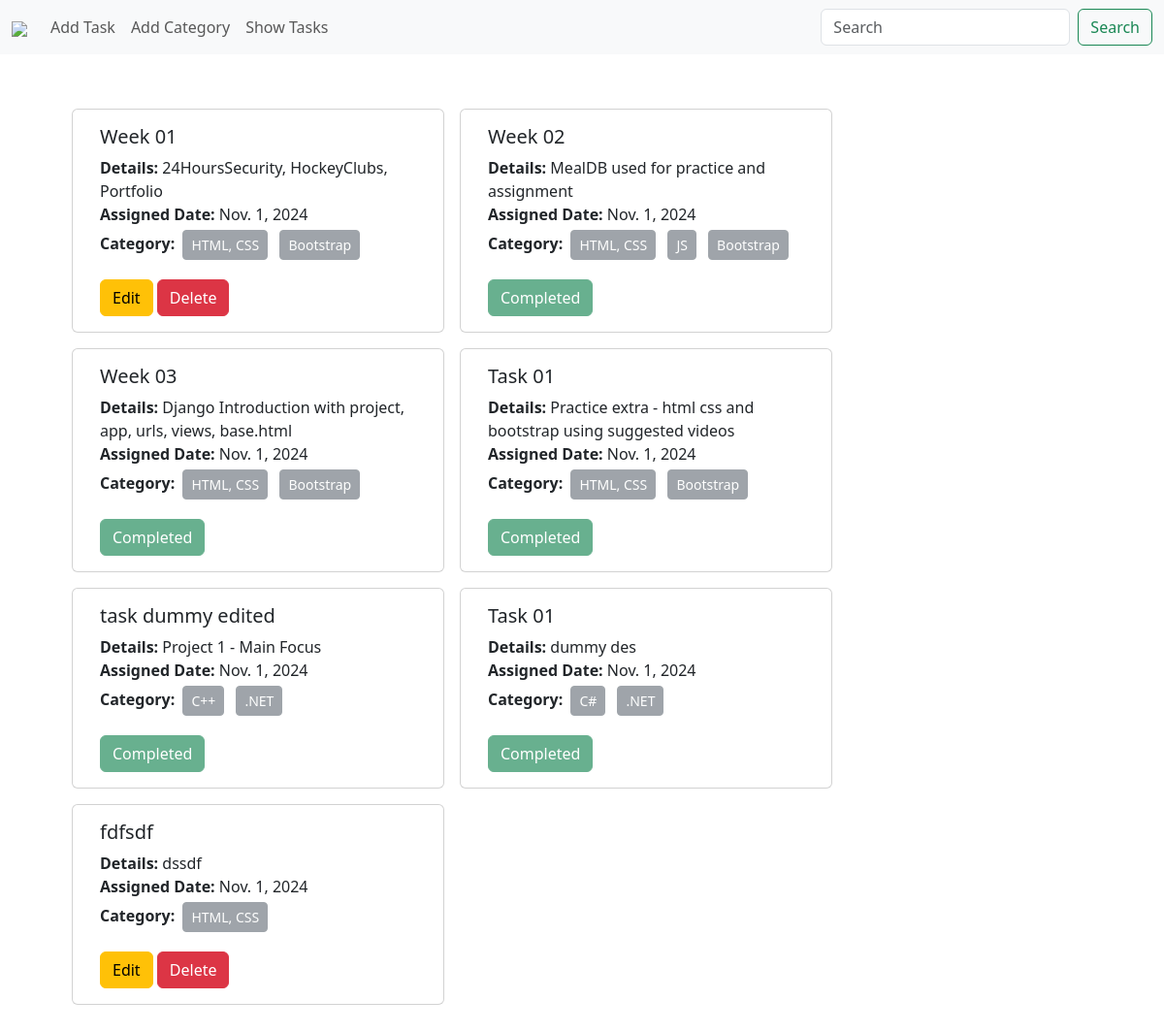
The page / on the database its author committed.
### task/models.py (models this page shows, shortened)
class TaskModel(models.Model):
    task_title = models.CharField(max_length=50)
    task_description = models.TextField(max_length=200)
    task_assign_date = models.DateField(auto_now=True)
    task_category = models.ManyToManyField(TaskCategoryModel)
    task_is_completed = models.BooleanField(default=False)

### category/models.py (models this page shows, shortened)
class TaskCategoryModel(models.Model):
    category_name = models.CharField(max_length=20)

### task_management_system/views.py (the view)
# urls.py: path('', views.index, name='index'),
def index(request):
    task = TaskModel.objects.all()
    return render(request, 'index.html', {'task' : task})

### templates/index.html (shortened to what this page needs)
{% extends "base.html" %}
{% block content %}
<div class="container p-5">
  <div class="row">
    {% for t in task %}
    <div class="card m-2" style="width: 24rem">
      <div class="card-body">
        <h5 class="card-title">{{ t.task_title }}</h5>
        <p class="card-text">
          <strong>Details:</strong> {{ t.task_description }} <br />
          <strong>Assigned Date:</strong> {{ t.task_assign_date }} <br />
          <strong>Category:</strong>
          {% for cat in t.task_category.all %}
            <button class="btn btn-sm btn-secondary m-1" disabled>
                {{ cat.category_name }}
            </button>
          {% endfor %}
        </p>
        {% if t.task_is_completed %}
            <button class="btn btn-success" disabled>Completed</button>
        {% else %}
            <a href=" {% url 'edit_task' t.pk %} " class="btn btn-warning">Edit</a>
            <a href=" {% url 'delete_task' t.pk %} " class="btn btn-danger">Delete</a>
        {% endif %}
      </div>
    </div>
    {% endfor %}
  </div>
</div>
{% endblock content %}

### templates/base.html (shortened to what this page needs)
<!DOCTYPE html>
<html lang="en">
  <head>
    <link
      href="https://cdn.jsdelivr.net/npm/bootstrap@5.3.3/dist/css/bootstrap.min.css"
      rel="stylesheet"
    />
  </head>
  <body>
    <nav class="navbar navbar-expand-lg bg-body-tertiary">
      <div class="container-fluid">
        <a class="navbar-brand" href=" {% url 'index' %} "
          ><img
            src="https://task.io/files/assets/landing-v3/logo-taskio-f0e168aa40d18c73ebcc48d1e3e7839053668897f745a387de255a30417f9e8c.png"
            width="100"
        /></a>
        <div class="collapse navbar-collapse" id="navbarSupportedContent">
          <ul class="navbar-nav me-auto mb-2 mb-lg-0">
            <li class="nav-item">
              <a class="nav-link" href=" {% url 'add_task' %} ">Add Task</a>
            </li>
            <li class="nav-item">
              <a class="nav-link" href=" {% url 'add_category' %} ">Add Category</a>
            </li>
            <li class="nav-item">
              <a class="nav-link" href=" {% url 'index' %} ">Show Tasks</a>
            </li>
          </ul>
          <form class="d-flex" role="search">
            <input
              class="form-control me-2"
              type="search"
              placeholder="Search"
              aria-label="Search"
            />
            <button class="btn btn-outline-success" type="submit">
              Search
            </button>
          </form>
        </div>
      </div>
    </nav>
    {% block content %} {% endblock content %}
  </body>
</html>

### rows shown on the page
TaskModel: task_title "Week 01", task_description "24HoursSecurity, HockeyClubs, Portfolio", task_assign_date "Nov. 1, 2024", task_is_completed "Edit"
TaskCategoryModel: category_name "HTML, CSS"
TaskCategoryModel: category_name "Bootstrap"
TaskModel: task_title "Week 02", task_description "MealDB used for practice and assignment", task_assign_date "Nov. 1, 2024", task_is_completed "Completed"
TaskCategoryModel: category_name "JS"
TaskModel: task_title "Week 03", task_description "Django Introduction with project, app, urls, views, base.html", task_assign_date "Nov. 1, 2024", task_is_completed "Completed"
TaskModel: task_title "Task 01", task_description "Practice extra - html css and bootstrap using suggested videos", task_assign_date "Nov. 1, 2024", task_is_completed "Completed"
TaskModel: task_title "task dummy edited", task_description "Project 1 - Main Focus", task_assign_date "Nov. 1, 2024", task_is_completed "Completed"
TaskCategoryModel: category_name "C++"
TaskCategoryModel: category_name ".NET"
TaskModel: task_title "Task 01", task_description "dummy des", task_assign_date "Nov. 1, 2024", task_is_completed "Completed"
TaskCategoryModel: category_name "C#"
TaskModel: task_title "fdfsdf", task_description "dssdf", task_assign_date "Nov. 1, 2024", task_is_completed "Edit"
